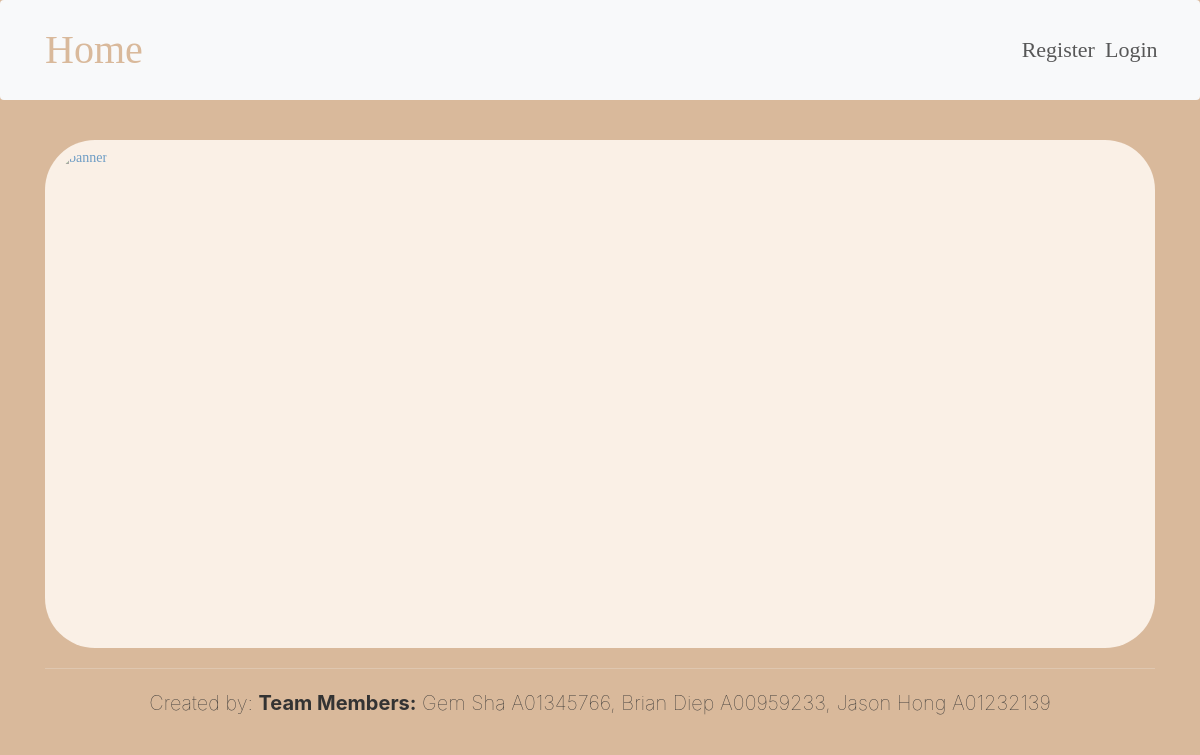
/, run on an earlier commit of the app's database.
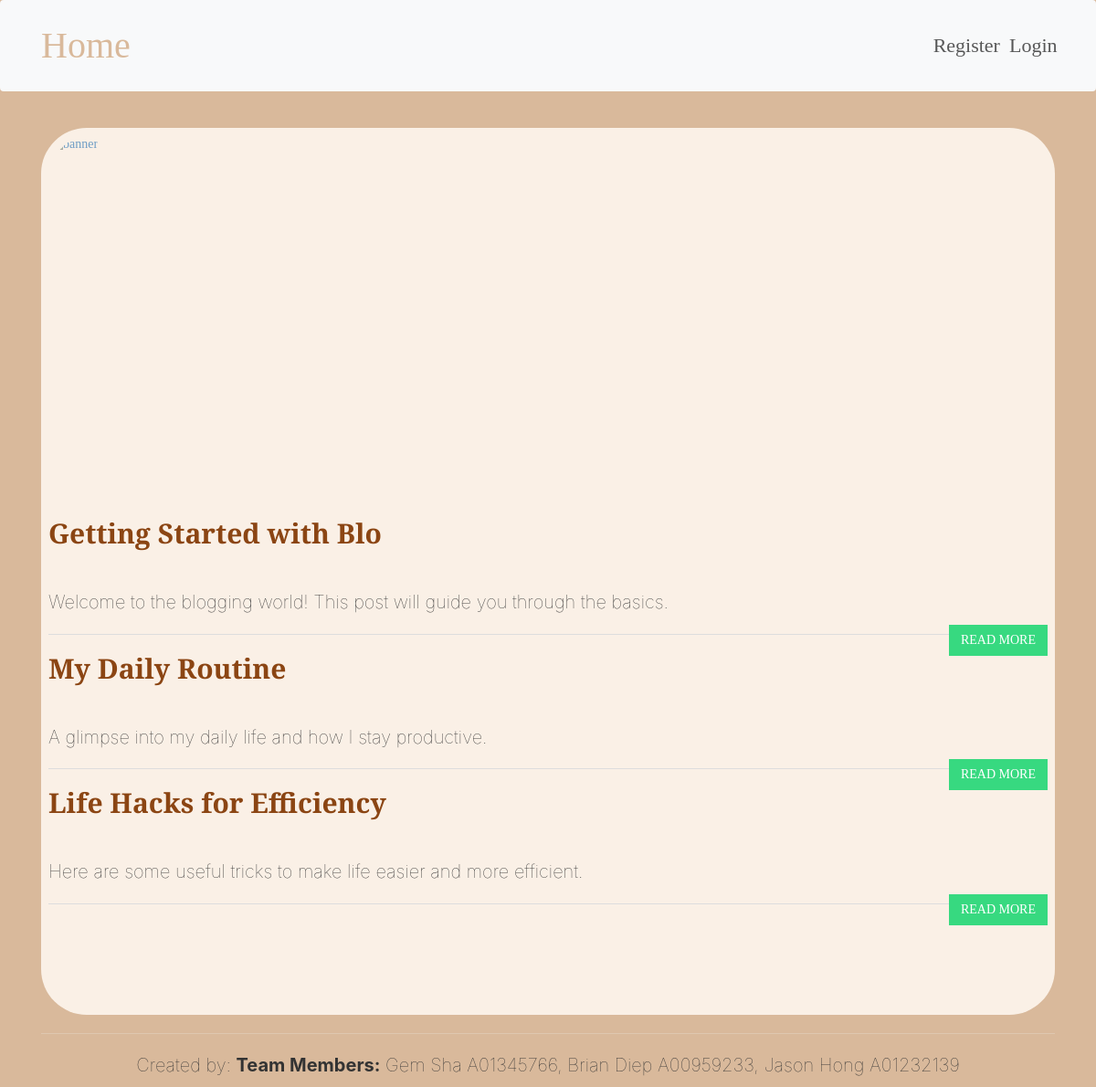
And on a later commit of the database.
### tables this page shows
CREATE TABLE Articles (
        ArticleId INTEGER PRIMARY KEY AUTOINCREMENT,
        Title TEXT NOT NULL,
        Body TEXT NOT NULL,
        CreatDate DATETIME DEFAULT CURRENT_TIMESTAMP,
        StartDate DATE,
        EndDate DATE,
        ContributorUsername TEXT NOT NULL
    );

### index.php (the view, shortened to what this page needs)
<?php if (isset($_SESSION['username'])): ?>
    <?php include("./inc_header.php"); ?>
<?php else: ?>
    <?php include("./inc_header_before_login.php"); ?>
<?php endif; ?>
<?php include("./seed.php") ?>
<div class="container" id="mainContainer">
    <section class="header-nav-wrap content has-banner has-avatar avatar-style-circle has-title has-description has-nav">
        <header id="header" class="blog-header" role="banner">
            <figure id="header-banner" class="header-image-wrapper header-module">
                <a href="/" class="header-image cover loaded imgLiquid_bgSize imgLiquid_ready">
                    <img src="/images/bg3.jpeg" alt="banner">
                </a>
            </figure>
            <div>
                <?php
                if ($db !== FALSE) {
                    $SQLstring = "
                        SELECT
                            a.ArticleId,
                            a.Title,
                            a.Body,
                            a.CreatDate,
                            a.ContributorUsername,
                            u.firstName || ' ' || u.lastName AS authorName
                        FROM Articles a
                        LEFT JOIN Users u ON a.ContributorUsername = u.username
                        ORDER BY a.CreatDate DESC
                    ";
                    $QueryResult = $db->query($SQLstring);
                    if ($QueryResult) {
                        while ($row = $QueryResult->fetchArray(SQLITE3_ASSOC)) {
                            $snippet = substr($row['Body'], 0, 150);
                ?>
                            <div class="blogShort">
                                <h1><?php echo htmlspecialchars($row['Title']); ?></h1>
                                <br>
                                <article>
                                    <p>
                                        <?php
                                        echo htmlspecialchars($snippet) . (strlen($row['Body']) > 150 ? "..." : "");
                                        ?>
                                    </p>
                                </article>
                                <?php if (isset($_SESSION['username'])): ?>
                                    <a class="btn btn-blog pull-right marginBottom10"
                                       href="/crud/display/display.php?id=<?php echo urlencode($row['ArticleId']); ?>">
                                        READ MORE
                                    </a>
                                <?php else: ?>
                                    <a class="btn btn-blog pull-right marginBottom10"
                                       href="/login/login.php?redirect=<?php echo urlencode('/crud/display/display.php?id=' . $row['ArticleId']); ?>">
                                        READ MORE
                                    </a>
                                <?php endif; ?>
                            </div>
                <?php
                        }
                        echo '<div class="col-md-12 gap10"></div>';
                    } else {
                        echo "<p class='alert alert-danger'>Error: Unable to fetch article data.</p>";
                    }
                }
                ?>
            </div>
        </header>
    </section>
</div>
<?php include("./inc_footer.php"); ?>

What changed in the data, as far as the page shows it:
added articles: Title "Getting Started with Blo", Body "Welcome to the blogging world! This post will guide you through the basics."
added articles: Title "My Daily Routine", Body "A glimpse into my daily life and how I stay productive."
added articles: Title "Life Hacks for Efficiency", Body "Here are some useful tricks to make life easier and more efficient."
